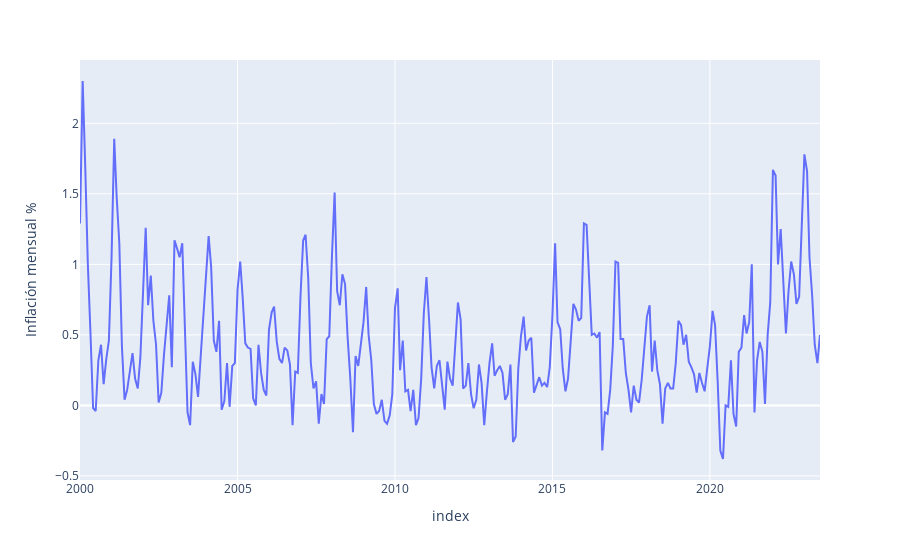

Notebook code cell kept with this figure:
### Code cell
px.line(data_frame=ipc, x=ipc.index, y=ipc["Inflación mensual %"])

### Figure 1 — Plotly figure (JSON) as saved in the notebook; plotly's stock layout.template omitted (floating-point values rounded to 4 significant figures; data arrays with more than 128 entries replaced by an {"elided": "..."} marker saying what was removed)
{"data": [{"hovertemplate": "index=%{x}<br>Inflación mensual %=%{y}<extra></extra>", "legendgroup": "", "line": {"color": "#636efa", "dash": "solid"}, "marker": {"symbol": "circle"}, "mode": "lines", "name": "", "orientation": "v", "showlegend": false, "type": "scatter", "x": {"elided": "283 str values"}, "xaxis": "x", "y": {"elided": "283 float values"}, "yaxis": "y"}], "layout": {"legend": {"tracegroupgap": 0}, "margin": {"t": 60}, "xaxis": {"anchor": "y", "domain": [0, 1], "title": {"text": "index"}}, "yaxis": {"anchor": "x", "domain": [0, 1], "title": {"text": "Inflación mensual %"}}}}
